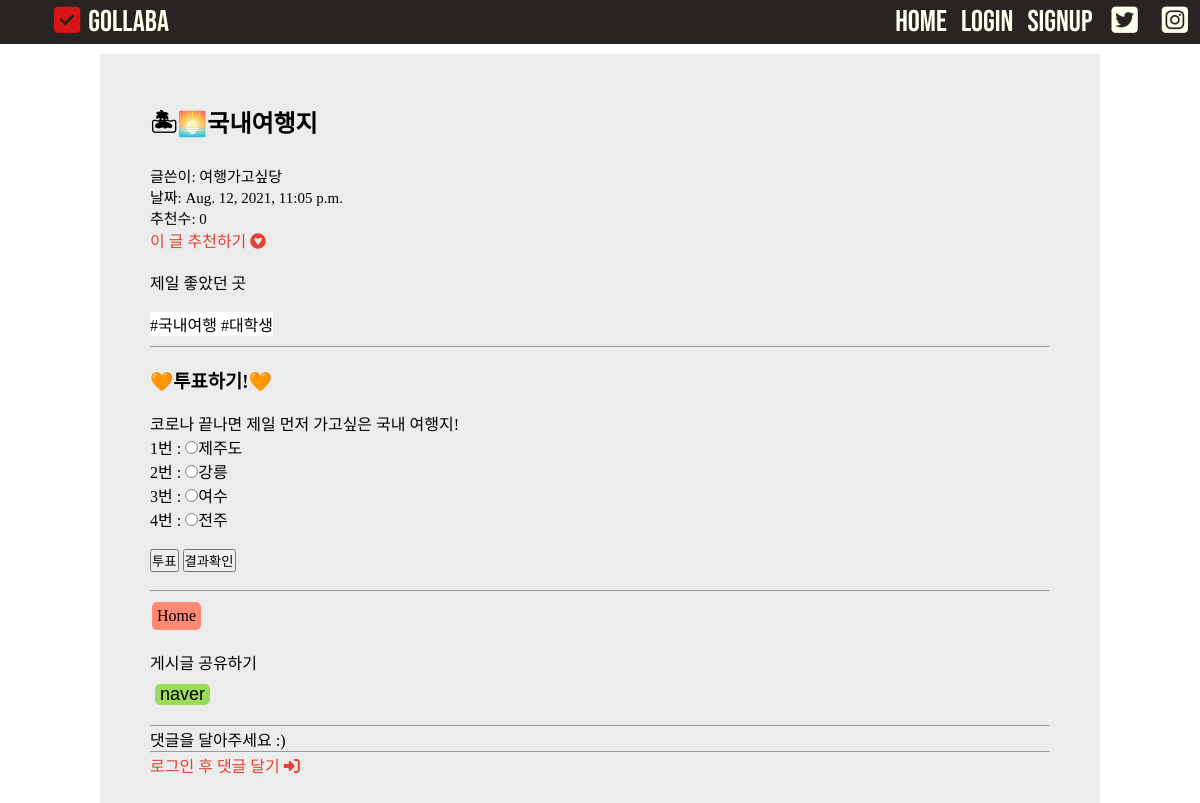
Page /blog/3 on the committed database.
### blog/models.py (models this page shows, shortened)
class Blog(models.Model):
    id = models.AutoField(primary_key=True)
    title = models.CharField(max_length=200)
    pub_date = models.DateTimeField('date published')
    body = models.TextField()
    hashtag = models.ManyToManyField(HashTag)
    author_name = models.CharField(max_length=10,default='')
    likes = models.PositiveIntegerField(default=0)

class HashTag(models.Model):
    hashtag_name = models.CharField(max_length=100)
    def __str__(self):
        return self.hashtag_name

### survey/models.py (models this page shows)
class Survey(models.Model):
    survey_idx = models.AutoField(primary_key=True)
    question = models.TextField(null=False)
    ans1 = models.TextField(null=True)
    ans2 = models.TextField(null=True)
    ans3 = models.TextField(null=True)
    ans4 = models.TextField(null=True)
    status = models.CharField(max_length=1, default='y')

### blog/views.py (the view)
# urls.py: path("blog/<int:blog_id>", blog.detail, name="detail"),
def detail(request, blog_id):
    blog_detail = get_object_or_404(Blog, pk=blog_id)
    comments = Comment.objects.filter(post=blog_id)
    blog_hashtag = blog_detail.hashtag.all()
    survey = Survey.objects.filter(
        status='y').order_by("survey_idx")[blog_id - 1]
    if request.method == "POST":
        comment = Comment()
        comment.post = blog_detail
        comment.comment_text = request.POST['body']
        comment.date = timezone.now()
        comment.save()
    return render(request, 'detail.html', {'blog': blog_detail, 'comments': comments, 'hashtags': blog_hashtag, 'survey': survey})

### blog/templates/detail.html (shortened to what this page needs)
{% load static %}
<!DOCTYPE html>
<html lang="en">
<head>
    <link rel="stylesheet" href="{% static 'css/detail.css' %}" type="text/css">
    <link rel="stylesheet" href="{% static 'css/main.css' %}" type="text/css">
</head>
<body>
    <nav class="navbar">
        <ul class="navbar_logo">
            <li><a href="{% url 'home' %}"><i class="fas fa-check-square"></i></a></li>
            <li><a href="{% url 'home' %}" id="rr">Gollaba</a></li>
        </ul>
        <ul class="navbar_menu">
            <li class="nav-item">
              <a class="nav-link" href="{% url 'home' %}">HOME</a>
            </li>
            {% if not user.is_authenticated %}
            <li class="nav-item">
              <a class="nav-link" href="{% url 'login' %}">Login</a>
            </li>
            {% endif %}
            {% if not user.is_authenticated %}
            <li class="nav-item">
              <a class="nav-link" href="{% url 'register' %}">Signup</a>
            </li>
            {% endif %}
          <li><a href="https://twitter.com/TwitterKorea"><i class="fab fa-twitter-square"></i></a></li>
          <li><a href="https://www.instagram.com/"><i class="fab fa-instagram-square"></i></a></li>
          </ul>
    </nav>
    <div class="content-box">
        <div class="blank1">
        </div>
        <div class="outer">
            <div class="title">
                <h2>{{ blog.title }}</h2>
                <br>
                <p class="date">글쓴이: {{ blog.author_name }}</p>
                <p class="date">날짜: {{ blog.pub_date }}</p>
                <p class="date">추천수: {{ blog.likes }}</p>
            </div>
            <a href="{% url 'like' blog.id %}" style="margin: 0;">이 글 추천하기 <i class="fab fa-gratipay"></i></a>
            <br>
            <br>
            <div class="body">
                <p>{{ blog.body }}</p>
            </div>
            <br>
            <p class="hashtag">
                {% for hashtag in hashtags.all %}
                #{{ hashtag }}
                {% endfor %}
            </p>
            <hr>
            <br>
            <h3>🧡투표하기!🧡</h3>
            <br>
            <form method="POST" action="/save_survey">
                {{survey.question}}<br>
                1번 : <input type="radio" name="num" value="1">{{survey.ans1}}<br>
                2번 : <input type="radio" name="num" value="2">{{survey.ans2}}<br>
                3번 : <input type="radio" name="num" value="3">{{survey.ans3}}<br>
                4번 : <input type="radio" name="num" value="4">{{survey.ans4}}<br>
                <br>
                <input type="submit" value="투표" >
                <input type="button" value="결과확인" onclick="show_result()">
            </form>
            <br>
            <hr>
            <div class="buttons">
                <a href="{% url 'home' %}" class="btn" >Home</a>
            </div>
            <p>게시글 공유하기</p>
            <div class="shares">
            <a href="http://blog.naver.com/openapi/share?url=%22+encodeURIComponent(%22http://www.sample.com/sample.jsp?param1=value1&param2=value2"><input type="button" value="naver" class="share_naver" onclick="share()"/></a>
            </div>
            <hr>
            {% for comment in blog.comments.all %}
            <div class="comment">
                <strong> {{ comment.author_name }}</strong>
                <div class="date">  {{ comment.created_at }}</div>
                <p> {{comment.comment_text|linebreaks }}</p>
            </div>
            {% empty %}
            <p>댓글을 달아주세요 :)</p>
            {% endfor %}
            <hr>
            <div class="comments">
                {% if not user.is_authenticated %}
                    <p><a href="{% url 'login' %}" style="margin: 0;">로그인 후 댓글 달기 <i class="fas fa-sign-in-alt"></i></a></p>
                {% endif %}
                    </div>
                </div>
            </div>
    </body>
</html>

### blog/static/css/detail.css (style rules this page uses)
.content-box { display: grid; grid-template-columns: 1fr 2fr 1fr; }
.outer { width: 1000px; background-color: rgb(236, 236, 236); padding: 5%; }
.title { display: grid; width: 1000px; }
.body { display: grid; width: 90% }
.date { font-size: 15px; color: black; }
.outer > .hashtag { margin-bottom: 10px; background-color:rgb(255, 255, 255); display: inline-block; }
.content-box { margin: 10px; }
.buttons { display: flex; padding-bottom: 10px; }
.btn { text-decoration: none; color: black; background-color: rgb(255, 137, 116); border-radius: 5px; border-style: none; padding: 5px; margin-left: 2px; }
.share_naver { background-color: rgb(155, 219, 92); border-style: none; padding: 0px 5px; border-radius: 5px; margin:0; font-size: large; }
.shares { display: flex; margin-bottom: 10px; align-items: center; }
.comments { display: flex; }
a { text-decoration: none; color: rgb(228, 66, 55); margin: 10px 5px; }

### blog/static/css/main.css (style rules this page uses)
* { box-sizing: border-box; list-style: none; text-decoration: none; margin: 0px; padding: 0px; height: auto; }
.navbar { font-family: 'Bebas Neue'; display: flex; justify-content: space-between; align-items: center; width: 100%; height: auto; background-color: #272422; font-size: 30px; text-align: center; }
.navbar_logo { display : flex; list-style: none; margin: 0; text-decoration: none; margin-left: 50px; }
.navbar_logo li { padding: 4px; margin: 0; }
.navbar_logo li a { color: #D71514; margin: 0; text-decoration: none; }
#rr { color: ivory; }
.navbar_menu { display : flex; list-style: none; margin:0; justify-content: center; text-align: center; align-items: center; }
.navbar_menu li { padding: 4px; margin: 0; text-align: center; justify-content: center; align-items: center; }
.navbar_menu li a { color: ivory; text-decoration: none; padding: 0 3px 0 3px; }
.nav-link { margin:0; justify-content: center; text-align: center; align-items: center; }
.nav-item { margin:0; justify-content: center; text-align: center; align-items: center; }

### rows in the picture
Blog: title "🏝🌅국내여행지", author_name "여행가고싶당", pub_date "Aug. 12, 2021, 11:05 p.m.", likes "0", body "제일 좋았던 곳"
HashTag: hashtag_name "국내여행"
HashTag: hashtag_name "대학생"
Survey: question "코로나 끝나면 제일 먼저 가고싶은 국내 여행지!", ans1 "제주도", ans2 "강릉", ans3 "여수", ans4 "전주"
